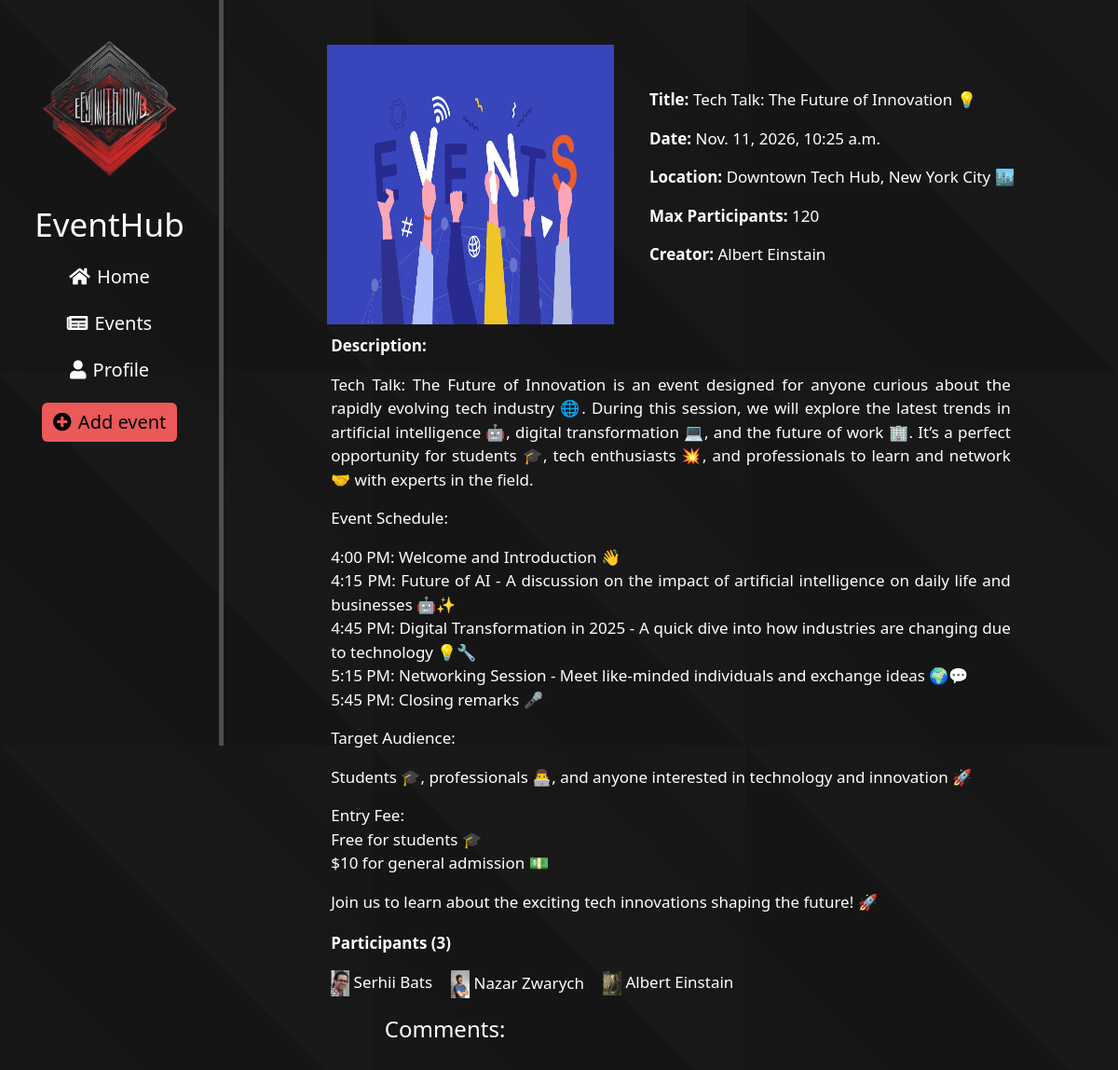
The page /event/tech-talk-the-future-of-innovation on the database as committed earlier.
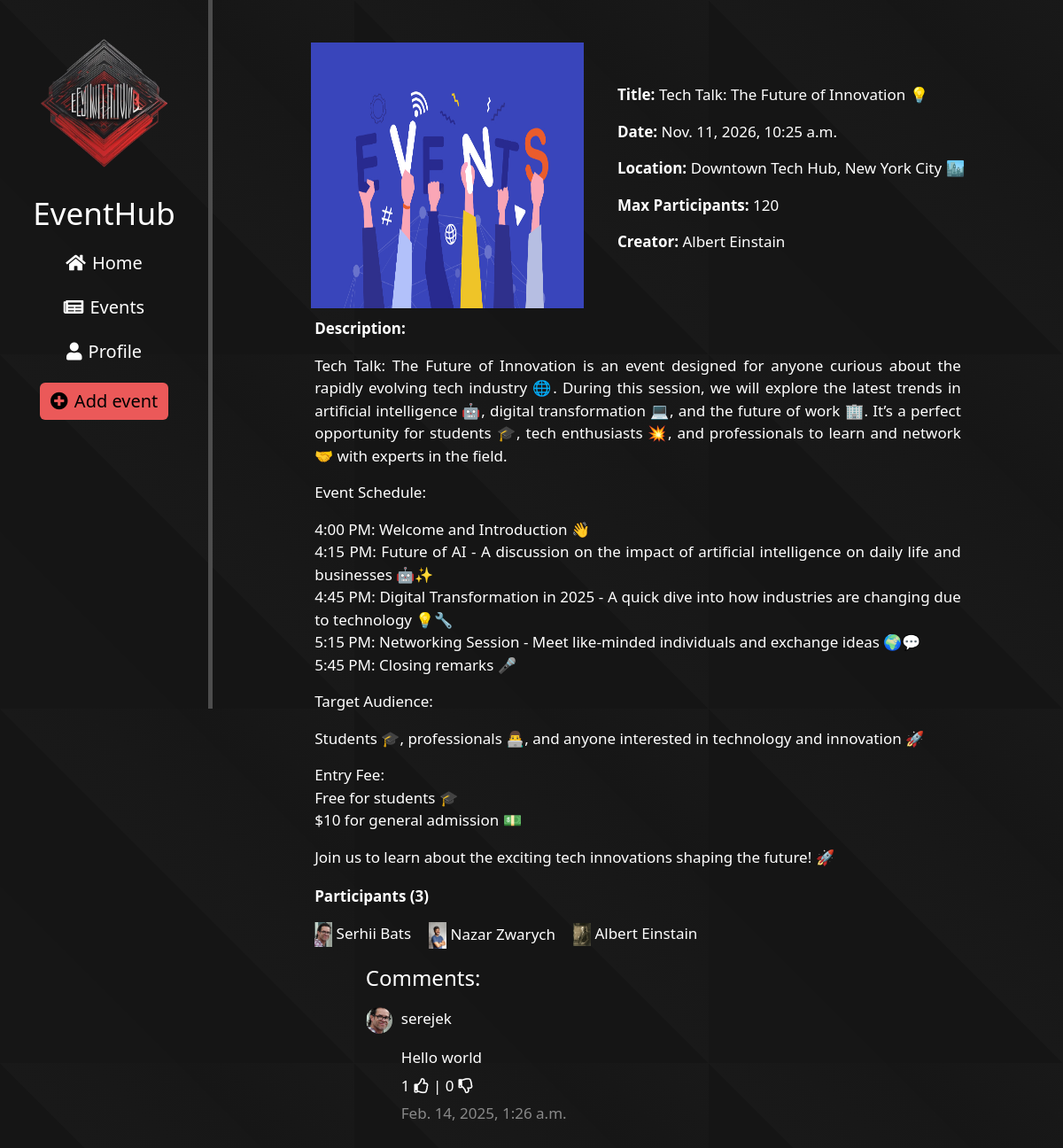
The same page on the database as committed later.
### event/models.py (models this page shows, shortened)
class Event(models.Model):
    title = models.CharField(max_length=255, unique=True)
    slug = models.SlugField(unique=True, blank=True)
    description = models.TextField()
    date_time = models.DateTimeField()
    location = models.CharField(max_length=255)
    max_participants = models.PositiveIntegerField(null=False)
    creator = models.ForeignKey(User, on_delete=models.CASCADE, related_name='created_events')
    participants = models.ManyToManyField(UserProfile, related_name='registered_events', blank=True)
    event_image = models.ImageField(upload_to='static/event_images', null=False)
    def __str__(self):
        return f"{self.title} ({self.date_time.strftime('%d-%m-%Y %H:%M')})"
    class Meta:
        ordering = ['-date_time']
        verbose_name = "Event"
        verbose_name_plural = "Events"

class EventComment(models.Model):
    event = models.ForeignKey(Event, on_delete=models.CASCADE, related_name='comments')
    author = models.ForeignKey(UserProfile, on_delete=models.CASCADE)
    text = models.CharField(max_length=255)
    created_at = models.DateTimeField(auto_now_add=True)
    def __str__(self):
        return f"Comment by {self.author} on {self.event} id {self.id}"
    class Meta:
        ordering = ['-created_at']
        verbose_name = "Comment"
        verbose_name_plural = "Comments"

### profile/models.py (models this page shows, shortened)
class UserProfile(models.Model):
    user = models.OneToOneField(User, on_delete=models.CASCADE)
    slug = models.SlugField(unique=True, blank=True)
    age = models.PositiveIntegerField(null=True, blank=True, default=18)
    biography = models.TextField(null=True, blank=True, max_length=2000, default='Biography')
    profile_picture = models.ImageField(upload_to='static/profile_pics/', null=True, blank=True)
    def __str__(self):
        return self.user.username
    class Meta:
        verbose_name = "Profile"
        verbose_name_plural = "Profiles"

### event/views.py (the view, shortened to what this page needs)
# urls.py: path('<slug:slug>', views.event_details, name='event_detail'),
def event_details(request, slug):
    event = get_object_or_404(Event, slug=slug)
    comment_with_info = get_comments_and_reactions(request, event)
    data = {"event": event, 'comments_with_info': comment_with_info}
    print(data)
    return render(request, 'event/detail.html', data)

### event/views.py (called while the page is built, shortened)
def get_likes_count(comment):
    return comment.likes_dislikes.filter(value=1).count()

def get_dislikes_count(comment):
    return comment.likes_dislikes.filter(value=-1).count()

def get_comments_and_reactions(request, event):
    comments = event.comments.all().order_by('-created_at')
    comment_with_info = []
    for comment in comments:
        info_about_comment = {
            "likes": get_likes_count(comment),
            "dislikes": get_dislikes_count(comment),
        }
        comment_with_info.append({"comment": comment, "info": info_about_comment})
    return comment_with_info

### event/templates/event/detail.html (shortened to what this page needs)
{% extends 'event/base.html' %}
{% load static %}
{% block css %}
    <link rel="stylesheet" href="{% static 'event/css/base.css' %}">
    <link rel="stylesheet" href="{% static 'event/css/detail.css' %}">
{% endblock css %}
{% block content %}
    <div class="event-details-container">
        <section class="event-details-img-and-information">
            <img class="event-details-img-container" src="{{ event.event_image.url }}">
            <div class="event-details-event-information">
                <p><strong>Title:</strong> {{ event.title }}</p>
                <p><strong>Date:</strong> {{ event.date_time }}</p>
                <p><strong>Location:</strong> {{ event.location }}</p>
                <p><strong>Max Participants:</strong> {{ event.max_participants }}</p>
                <p><strong>Creator:</strong> {{ event.creator.first_name|capfirst }} {{ event.creator.last_name|capfirst }}</p>
            </div>
        </section>
        <section class="event-details-description">
            <p><strong>Description:</strong> {{ event.description|linebreaks }}</p>
        </section>
        <section class="event-details-participants">
            <p><strong>Participants ({{ event.participants.count }})</strong></p>
            <div class="list-participants" id="list-participants">
                {% for participant in event.participants.all %}
                    <a href="/profile/{{ participant.slug }}" style="text-decoration: none; color: white">
                        <img src="{{ participant.profile_picture.url }}">
                        {{ participant.user.first_name|capfirst }}
                        {{ participant.user.last_name|capfirst }}
                    </a>
                {% empty %}
                    <li>No participants yet.</li>
                {% endfor %}
            </div>
        </section>
        <section class="event-details-comments" id="event-details-comments">
            <h4>Comments:</h4>
            {% for item in comments_with_info %}
                <div class="comment-container">
                    <div class="author-image">
                        <img class="author-picture" src="{{ item.comment.author.profile_picture.url }}">
                    </div>
                    <div class="author-container" style="display: flex; flex-direction: column;">
                        <p class="author-name">
                            <a href="/profile/{{ item.comment.author.slug }}">
                                {{ item.comment.author }}
                            </a>
                        </p>
                        <p class="comment-text">{{ item.comment.text }}</p>
                        <p class="comment-text">
                            {% if user.is_authenticated %}
                                {% if item.info.liked_by_user %}
                                    <a href="{% url 'delete_reaction' comment_id=item.comment.id %}" style="color: #eb5959">
                                        {{ item.info.likes }}<i class="far fa-thumbs-up" style="margin-left: 5px"></i>
                                    </a> |
                                    <a href="{% url 'dislike-comment' comment_id=item.comment.id %}">
                                        {{ item.info.dislikes }}<i class="far fa-thumbs-down" style="margin-left: 5px"></i>
                                    </a>
                                {% elif item.info.disliked_by_user %}
                                    <a href="{% url 'like-comment' comment_id=item.comment.id %}">
                                        {{ item.info.likes }}<i class="far fa-thumbs-up" style="margin-left: 5px"></i>
                                    </a> |
                                    <a href="{% url 'delete_reaction' comment_id=item.comment.id %}" style="color: #eb5959">
                                        {{ item.info.dislikes }}<i class="far fa-thumbs-down" style="margin-left: 5px"></i>
                                    </a>
                                {% else %}
                                    <a href="{% url 'like-comment' comment_id=item.comment.id %}">
                                        {{ item.info.likes }}<i class="far fa-thumbs-up" style="margin-left: 5px"></i>
                                    </a> |
                                    <a href="{% url 'dislike-comment' comment_id=item.comment.id %}">
                                        {{ item.info.dislikes }}<i class="far fa-thumbs-down" style="margin-left: 5px"></i>
                                    </a>
                                {% endif %}
                            {% else %}
                                <a href="{% url 'login' %}">
                                    {{ item.info.likes }}<i class="far fa-thumbs-up" style="margin-left: 5px"></i>
                                </a> |
                                <a href="{% url 'login' %}">
                                    {{ item.info.dislikes }}<i class="far fa-thumbs-down" style="margin-left: 5px"></i>
                                </a>
                            {% endif %}
                        </p>
                        <p class="comment-text" style="color: #898989">{{ item.comment.created_at }}</p>
                    </div>
                </div>
            {% endfor %}
        </section>
    </div>
{% endblock content %}

### event/templates/event/base.html
{% extends 'base.html' %}
{% load static %}

### templates/base.html (shortened to what this page needs)
{% load static %}
<!doctype html>
<html lang="en">
<head>
    <link rel="stylesheet" href="https://cdn.jsdelivr.net/npm/bootstrap@5.3.3/dist/css/bootstrap.min.css">
    <link rel="stylesheet" href="https://use.fontawesome.com/releases/v5.8.2/css/all.css">
    <link rel="stylesheet" href="{% static 'css/base.css'%}">
    {% block css %}{% endblock css %}
</head>
<body>
    <aside>
        <a href="{% url 'home' %}"><img src="{% static 'img/logotype3.png' %}"></a>
        <h3>EventHub</h3>
        <ul>
            <a href="{% url 'home' %}"><li><i class="fas fa-home"></i> Home</li></a>
            <a href="{% url 'event' %}"><li><i class="fas fa-newspaper"></i> Events</li></a>
            {% if user.is_authenticated %}
                <a href="{% url 'profile' slug=user.userprofile.slug %}">
                    <li><i class="fas fa-user"></i> Profile</li>
                </a>
                <a href="{% url 'event_create' %}">
                    <li>
                        <button class="btn btn-info" style="background-color: #eb5959; border: 0; font-size: 20px">
                            <i class="fas fa-plus-circle"></i> Add event
                        </button>
                    </li>
                </a>
            {% else %}
                <a href="{% url 'not_auth_profile' %}"><li><i class="fas fa-user"></i> Profile</li></a>
                <a href="{% url 'not_auth_event_create' %}">
                    <li>
                        <button class="btn btn-info" style="background-color: #eb5959; border: 0; font-size: 20px">
                            <i class="fas fa-plus-circle"></i> Add event
                        </button>
                    </li>
                </a>
            {% endif %}
        </ul>
    </aside>
    <div class="content">
        {% block content %}{% endblock content %}
    </div>
</body>
</html>

### static/css/base.css (style rules this page uses)
body { display: flex; background: linear-gradient(45deg, #161616 25%, #151515 25%, #151515 50%, #191919 50%, #171717 75%, #161616 75%, #191919 100%); background-size: 400px 400px; animation: move-pattern 4s infinite linear; overflow-x: hidden; }
.content { margin-left: 20%; width: 80vw; height: 100vh; }
aside { position: fixed; float: left; width: 20%; padding: 2.5%; height: 100vh; font-size: 20px; color: #fff; border-right: 5px solid #4d4d4d; background: linear-gradient(45deg, #161616 25%, #151515 25%, #151515 50%, #191919 50%, #171717 75%, #161616 75%, #191919 100%); background-size: 400px 400px; animation: move-pattern-aside 4s infinite linear; }
aside img { width: 100%; }
aside h3 { margin-top: 15px; font-size: 35px; text-align: center; }
aside a { text-decoration: none; }
aside ul { list-style: none; padding-left: 0; }
aside ul i { margin-right: 2px; }
aside ul li { text-align: center; color: #fff; display: block; margin-top: 20px; transition: transform .6s ease; }

### event/static/event/css/base.css (style rules this page uses)
body { background-color: #282828; }

### event/static/event/css/detail.css (style rules this page uses)
.event-details-container { width: 80%; margin-top: 5%; margin-left: 10%; color: white; font-size: 17px; padding-bottom: 50px; }
.event-details-img-and-information { width: 100%; height: 300px; display: flex; flex-direction: row; justify-content: center; }
.event-details-img-container { max-width: 40%; max-height: 500px; width: auto; height: auto; }
.event-details-event-information { margin-left: 5%; display: flex; flex-direction: column; justify-content: center; float: left; }
.event-details-description { width: 95%; margin-top: 10px; margin-left: 2.5%; margin-right: 2.5%; text-align: justify; }
.event-details-comments { width: 80%; margin-left: 10%; margin-top: 2.5%; display: flex; flex-direction: column; justify-content: left; height: 500px; overflow-y: auto; }
.comment-container { width: 100%; display: flex; flex-direction: row; margin-top: 10px; }
.author-image { width: 30px; height: 30px; }
.author-image img { width: 30px; height: 30px; border-radius: 50%; object-fit: cover; }
.author-name a { max-width: 90%; margin-left: 10px; transition: transform .6s ease; display: inline-block; }
.comment-text { margin-top: 3px; margin-bottom: 3px; margin-left: 10px; word-break: break-all; overflow-wrap: break-word }
.event-details-participants { width: 97.5%; margin-top: 2.5%; margin-left: 2.5%; }
a { color: white; text-decoration: none; transition: transform .6s ease; }
.list-participants { width: 100%; display: flex; flex-direction: row; gap: 20px; }
.list-participants img { width: 20px; height: auto; }

Rows that differ between the two databases and show on the page:
added EventComment: comment.author.profile_picture (picture), comment.author "serejek", comment.text "Hello world", info.likes "1", info.dislikes "0", comment.created_at "Feb. 14, 2025, 1:26 a.m."
